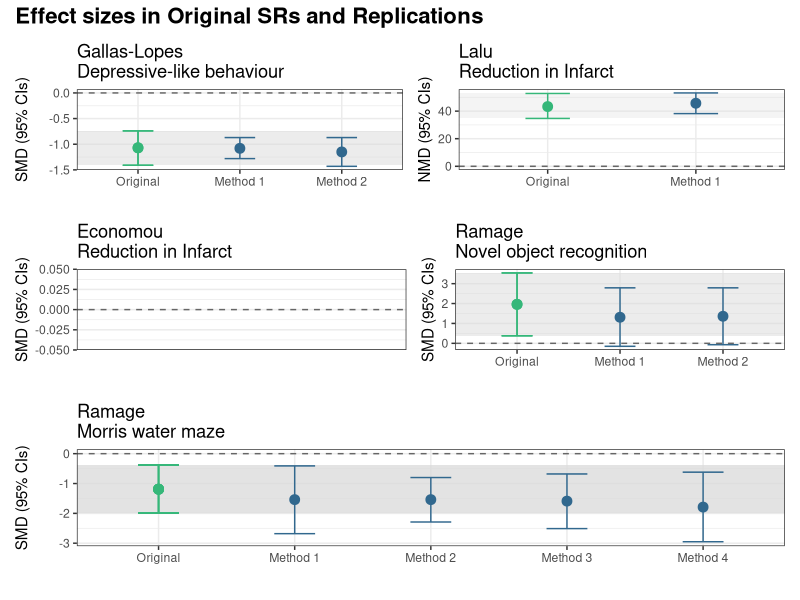
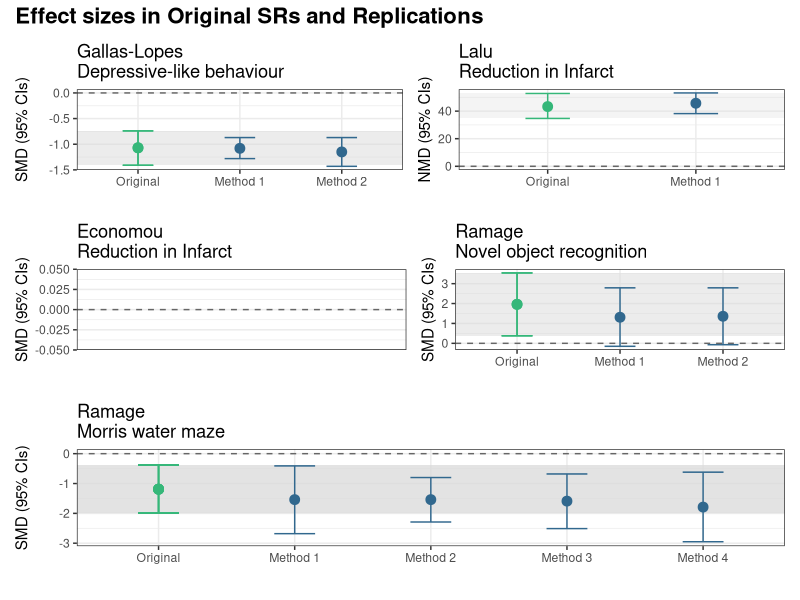

Recreate these plots in R, in order.

# Load required R packages
library(tidyverse)
library(stringr)
library(forcats)
library(tidyr)
library(patchwork)

# Import data
meta_analysis <- read_csv("Data/Entered/Meta-analysis.csv")

# Subset required columns
meta_analysis <- meta_analysis[,1:9]

meta_analysis <- meta_analysis %>%
  filter(!is.na(Outcome)) %>%
  rename(
    Orig_ES  = `Original effect size`,
    Orig_LCI = `Original LCI`,
    Orig_UCI = `Original UCI`,
    Rep_ES   = `Replication effect size`,
    Rep_LCI  = `Replication LCI`,
    Rep_UCI  = `Replication UCI`,
    Method = `Method details`
  )

df_long <- meta_analysis %>%
  pivot_longer(
    cols = c(Orig_ES, Orig_LCI, Orig_UCI, Rep_ES, Rep_LCI, Rep_UCI),
    names_to = c("Type", ".value"),
    names_pattern = "(Orig|Rep)_(ES|LCI|UCI)"
  ) %>%
  mutate(Type = ifelse(Type == "Orig", "Original", "Replication")) %>%
  group_by(Author, Type, Outcome) %>%
  mutate(Method_label = paste0("Method ", row_number())) %>%
  mutate(Method_label = ifelse(Type == "Original", "Original", Method_label)) %>%
  ungroup() %>%
  mutate(Method_label = factor(Method_label,
                               levels = c("Original",
                                          sort(unique(Method_label[Method_label != "Original"])))))

p_infarct2  <- df_long %>%
  filter(Outcome == "Infarct volume") %>%
  ggplot(aes(x = ES, y = Method_label, color = Type)) +
  geom_rect(data = . %>% filter(Type == "Original"),
            aes(xmin = LCI, xmax = UCI, ymin = -Inf, ymax = Inf),
            fill="gainsboro", alpha=0.3, color = NA) +
  geom_errorbarh(aes(xmin = LCI, xmax = UCI), height=.3) +
  geom_point(size=3) +
  labs(x = "SMD (95% CIs)", y = "") +
  theme_bw() +
  coord_flip()+
  theme(legend.position = "none") +
  scale_color_manual(
    values = c("Original" = viridis::viridis(4)[3],
               "Replication" = viridis::viridis(4)[2])) +
  expand_limits(x = 0) +
  ggtitle("Economou\nReduction in Infarct") +
  geom_vline(xintercept = 0, linetype = "dashed", color = "grey40")

p_dep  <- df_long %>%
  filter(Outcome == "Depressive-like behaviours") %>%
  ggplot(aes(x = ES, y = Method_label, color = Type)) +
  geom_rect(data = . %>% filter(Type == "Original"),
            aes(xmin = LCI, xmax = UCI, ymin = -Inf, ymax = Inf),
            fill="gainsboro", alpha=0.3, color = NA) +
  geom_errorbarh(aes(xmin = LCI, xmax = UCI), height=.3) +
  geom_point(size=3) +
  labs(x = "SMD (95% CIs)", y = "") +
  theme_bw() +
  coord_flip()+
  theme(legend.position = "none") +
  scale_color_manual(
    values = c("Original" = viridis::viridis(4)[3],
               "Replication" = viridis::viridis(4)[2])) +
  expand_limits(x = 0) +
  ggtitle("Gallas-Lopes\nDepressive-like behaviour") +
  geom_vline(xintercept = 0, linetype = "dashed", color = "grey40")

p_infarct1 <- df_long %>%
  filter(Outcome == "% reduction in infarct size") %>%
  ggplot(aes(x = ES, y = Method_label, color = Type)) +
  geom_rect(data = . %>% filter(Type == "Original"),
            aes(xmin = LCI, xmax = UCI, ymin = -Inf, ymax = Inf),
            fill="gainsboro", alpha=0.3, color = NA) +
  geom_errorbarh(aes(xmin = LCI, xmax = UCI), height=.3) +
  geom_point(size=3) +
  labs(x = "NMD (95% CIs)", y = "") +
  theme_bw() +
  coord_flip()+
  theme(legend.position = "none") +
  scale_color_manual(
    values = c("Original" = viridis::viridis(4)[3],
               "Replication" = viridis::viridis(4)[2])) +
  expand_limits(x = 0) +
  ggtitle("Lalu\nReduction in Infarct") +
  geom_vline(xintercept = 0, linetype = "dashed", color = "grey40")

p_mwm <- df_long %>%
  filter(Outcome == "MWM") %>%
  ggplot(aes(x = ES, y = Method_label, color = Type)) +
  geom_rect(data = . %>% filter(Type == "Original"),
            aes(xmin = LCI, xmax = UCI, ymin = -Inf, ymax = Inf),
            fill="gainsboro", alpha=0.3, color = NA) +
  geom_errorbarh(aes(xmin = LCI, xmax = UCI), height=.3) +
  geom_point(size=3) +
  labs(x = "SMD (95% CIs)", y = "") +
  theme_bw() +
  coord_flip()+
  theme(legend.position = "none") +
  scale_color_manual(
    values = c("Original" = viridis::viridis(4)[3],
               "Replication" = viridis::viridis(4)[2])) +
  expand_limits(x = 0) +
  ggtitle("Ramage\nMorris water maze") +
  geom_vline(xintercept = 0, linetype = "dashed", color = "grey40")


p_nor <- df_long %>%
  filter(Outcome == "NOR") %>%
  ggplot(aes(x = ES, y = Method_label, color = Type)) +
  geom_rect(data = . %>% filter(Type == "Original"),
            aes(xmin = LCI, xmax = UCI, ymin = -Inf, ymax = Inf),
            fill="gainsboro", alpha=0.3, color = NA) +
  geom_errorbarh(aes(xmin = LCI, xmax = UCI), height=.3) +
  geom_point(size=3) +
  labs(x = "SMD (95% CIs)", y = "") +
  theme_bw() +
  expand_limits(x = 0) +
  coord_flip() +
  theme(legend.position = "none") +
  scale_color_manual(
    values = c("Original" = viridis::viridis(4)[3],
               "Replication" = viridis::viridis(4)[2])) +
  ggtitle("Ramage\nNovel object recognition") +
  geom_vline(xintercept = 0, linetype = "dashed", color = "grey40")

combined_plot <- 
  (p_dep + p_infarct1) /
  (p_infarct2 + p_nor) /
  p_mwm +
  plot_layout(heights = c(1, 1, 1.2)) +
  plot_annotation(
    title = "Effect sizes in Original SRs and Replications",
    theme = theme(plot.title = element_text(size = 16, face = "bold"))
  )

combined_plot

ggsave(
  filename = "plots/Figure4.png",
  plot = combined_plot,
  width = 12,       # square
  height = 12,      # square
  units = "in",
  dpi = 600
)
